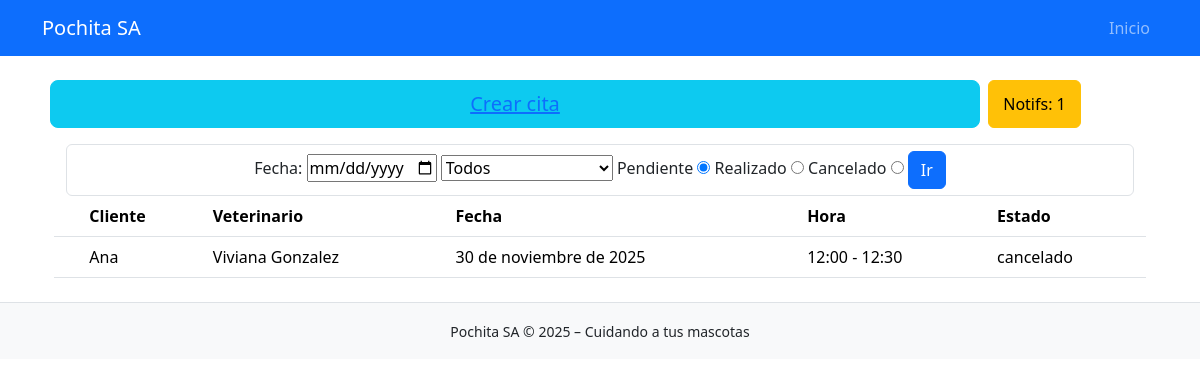
Page /horarios/?estado=cancelado on the earlier database version.
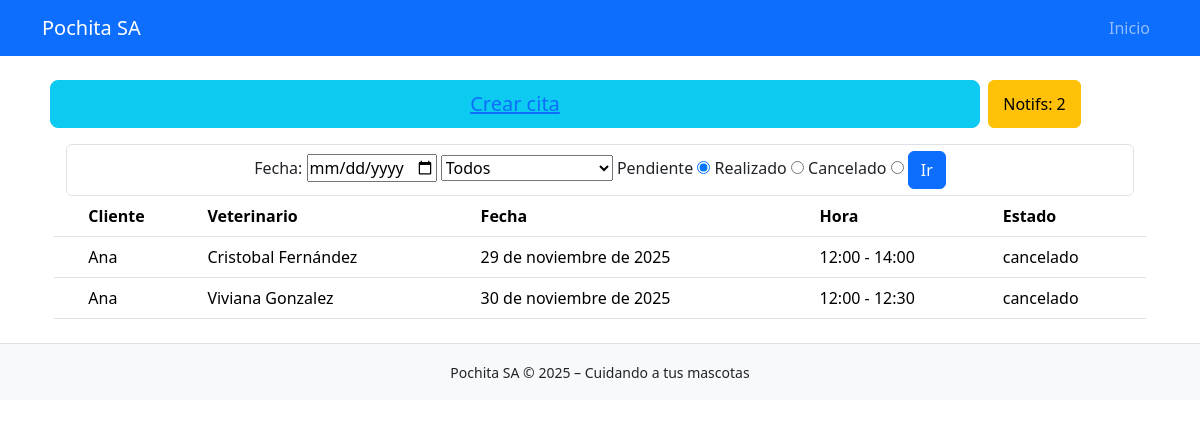
Same page on the later database version.
### horarios/models.py (models this page shows, shortened)
class Cita(models.Model):
    fecha = models.DateField(verbose_name="Fecha agendada")
    hora_inicial = models.IntegerField(verbose_name="Bloque inicial de cita")
    hora_final = models.IntegerField(verbose_name="Bloque final de cita")
    estado = models.CharField(max_length=9, choices=ESTADOS_DE_CITA, verbose_name="Estado")
    veterinario = models.ForeignKey(Veterinario, on_delete=models.CASCADE, verbose_name="Veterinario asignado")
    ficha_cliente = models.ForeignKey(FichaMascota, on_delete=models.CASCADE, verbose_name="Ficha Cliente")
    updated = models.DateTimeField(auto_now=True, verbose_name="Última vez actualizado")
    def bloques_a_tiempo(self, bloque):
        inicio_horario = datetime(self.fecha.year, self.fecha.month, self.fecha.day, 8, 0, 0, 0)
        result = inicio_horario + timedelta(minutes=(bloque - 1) * 30)
        return result.strftime('%H:%M')
    @property
    def hora_inicial_a_tiempo(self):
        return self.bloques_a_tiempo(self.hora_inicial)
    @property
    def hora_final_a_tiempo(self):
        return self.bloques_a_tiempo(self.hora_final)

### fichas_mascota/models.py (models this page shows, shortened)
class FichaMascota(models.Model):
    cliente = models.CharField(max_length=90, verbose_name="Nombre del dueño")
    mascota = models.CharField(max_length=30, verbose_name="Nombre de la mascota")
    especie = models.CharField(max_length=40, verbose_name="Especie de la mascota")
    edad = models.IntegerField(verbose_name="Edad de la mascota")
    peso = models.IntegerField(verbose_name="Peso de la mascota")
    vacunas = models.TextField(max_length=60, verbose_name="Descripción de vacunas")
    tratamientos_apli = models.TextField(max_length=200, verbose_name="Tratamientos aplicados")
    tratamientos_sig = models.TextField(max_length=100, verbose_name="Siguiente tratamiento por aplicar")
    telefono = models.CharField(max_length=15, verbose_name="Teléfono de contacto")
    created = models.DateTimeField(auto_now_add=True, verbose_name="Fecha creación")
    updated = models.DateTimeField(auto_now=True, verbose_name="Última vez actualizado")

### veterinarios/models.py (models this page shows, shortened)
class Veterinario(models.Model):
    nombre = models.CharField(max_length=120, verbose_name="Nombre de Veterinario")
    usuario = models.ForeignKey(User, on_delete=models.CASCADE, verbose_name="Cuenta de usuario")
    created = models.DateTimeField(auto_now_add=True, verbose_name="Fecha de registro")

### horarios/views.py (the view)
# urls.py: path('', views.horarios, name = "horarios"),
def horarios(req):
    veterinario = req.GET.get('veterinario')
    if veterinario:
        veterinario = veterinario.strip()
    estado = req.GET.get('estado', None)
    lista_estados = ["realizado", "pendiente", "cancelado"]
    if estado not in lista_estados: estado = "pendiente"
    fecha = localtime().date()
    try:
        lista_fecha = req.GET.get('fecha', None).split('-')
        for i in range(3):
            lista_fecha[i] = int(lista_fecha[i])
        fecha = date(lista_fecha[0], lista_fecha[1], lista_fecha[2])
    except: fecha = date(fecha.year, fecha.month, 1)
    fecha_max = fecha + relativedelta(months=1)
    fecha_max = date(fecha_max.year, fecha_max.month, calendar.monthrange(fecha_max.year, fecha_max.month)[1])
    if(veterinario): citas = Cita.objects.filter(fecha__range = (fecha, fecha_max), estado = estado, veterinario__id = veterinario).order_by('fecha')
    else: citas = Cita.objects.filter(fecha__range = (fecha, fecha_max), estado = estado).order_by('fecha')
    citas_canceladas = Cita.objects.filter(estado = "cancelado")
    veterinarios = Veterinario.objects.all().order_by('id')
    return render(req, 'horarios/horario.html', {
        'citas': citas,
        "citas_canceladas": citas_canceladas,
        'fecha_min': date(fecha.year, fecha.month, 1),
        'fecha_max': fecha_max,
        'veterinarios': veterinarios
    })

### core/processors.py (called while the page is built)
def ctx_dict(req):
    ctx = {
        "NOMBRE_PAGINA": "Pochita S.A",
        "LINK_GITHUB": "https://github.com/FrappuccinoIc/pochita_sa"
    }
    return ctx

### horarios/templates/horarios/horario.html (shortened to what this page needs)
{% extends 'horarios/base.html' %}
{% block content %}
<div class="container">
    <div class="row text-center mb-3 x-5">
        <button class="btn btn-info btn-lg btn-block col-10 mx-2"><a class="" href="/horarios/citas/registrar">Crear cita</a></button>
        <button class="btn btn-warning text-center col-1" ><a class="nav-link" href="/horarios/?estado=cancelado">Notifs: {{ citas_canceladas|length }}</a></button>
    </div>
    <div class="container">
        <form class="form-control text-center" method="get" action="">
            <label for="fecha">Fecha:</label>
            <input type="date" id="fecha" name="fecha"
                min="{{fecha_min.year}}-{{fecha_min.month}}-1"
                max="{{fecha_max.year}}-{{fecha_max.month}}-{{fecha_max.day}}"
            >
            <select name="veterinario" id="veterinario">
                <option value="">Todos</option>
            </select>
            <label for="pendiente">Pendiente</label>
            <input type="radio" id="pendiente" name="estado" value="pendiente" checked>
            <label for="realizado">Realizado</label>
            <input type="radio" id="realizado" name="estado" value="realizado">
            <label for="cancelado">Cancelado</label>
            <input type="radio" id="cancelado" name="estado" value="cancelado">
            <button class="btn btn-primary">Ir</button>
        </form>
    </div>
    <table class="table">
        <thead>
            <tr>
                <th scope="col"></th>
                <th scope="col">Cliente</th>
                <th scope="col">Veterinario</th>
                <th scope="col">Fecha</th>
                <th scope="col">Hora</th>
                <th scope="col">Estado</th>
            </tr>
        </thead>
    <tbody>
        {% for cita in citas %}
        <tr>
            <th scope="row"></th>
            <td>{{ cita.ficha_cliente.cliente }}</td>
            <td>{{ cita.veterinario.nombre }}</td>
            <td>{{ cita.fecha }}</td>
            <td>{{ cita.hora_inicial_a_tiempo }} - {{ cita.hora_final_a_tiempo }}</td>
            <td>{{ cita.estado }}</td>
        </tr>
        {% endfor %}
    </tbody>
    </table>
</div>
{% endblock %}

Differences in the rows shown:
added Cita: ficha_cliente.cliente "Ana", veterinario.nombre "Cristobal Fernández", fecha "29 de noviembre de 2025", hora_inicial_a_tiempo "12:00", hora_final_a_tiempo "14:00", estado "cancelado"
Other differences:
{{ citas_canceladas|length }}: "1" → "2"
